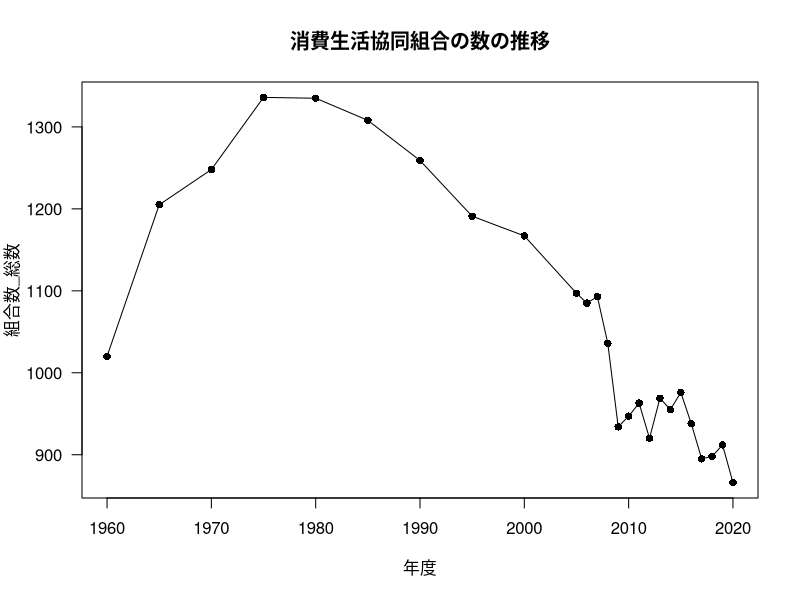
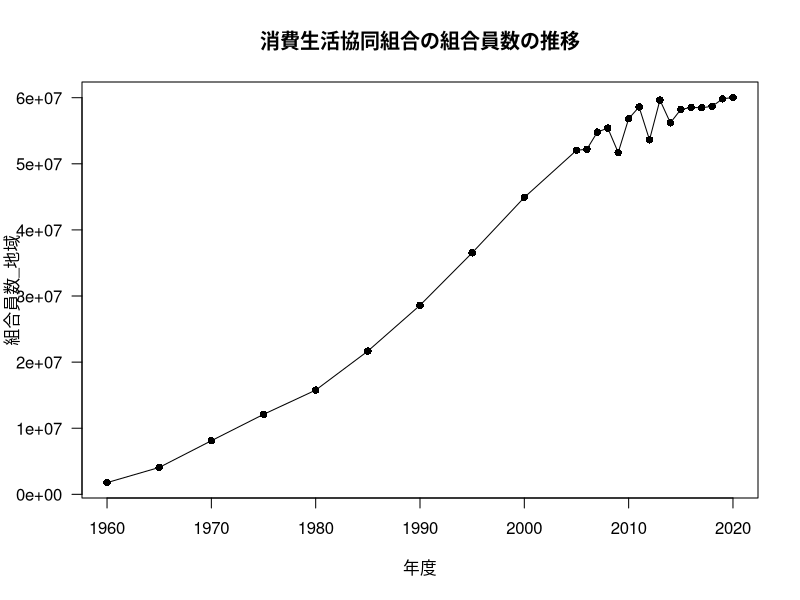
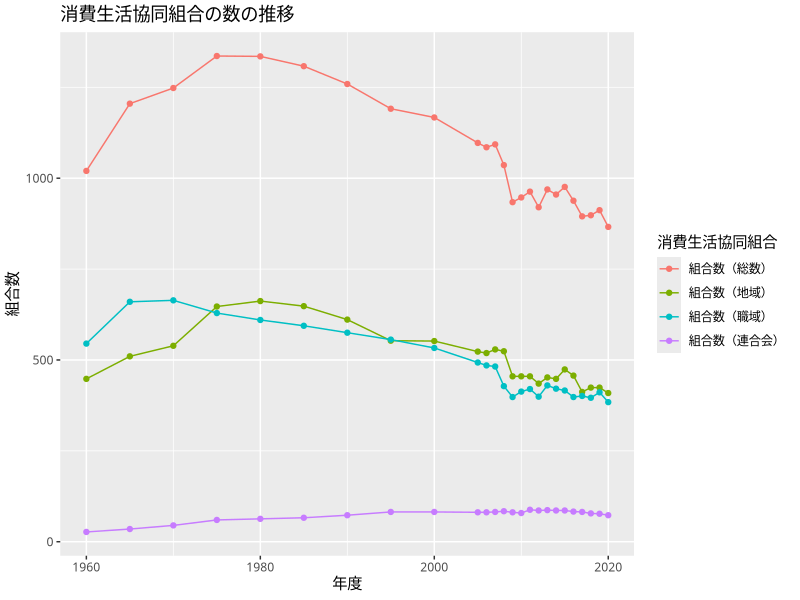
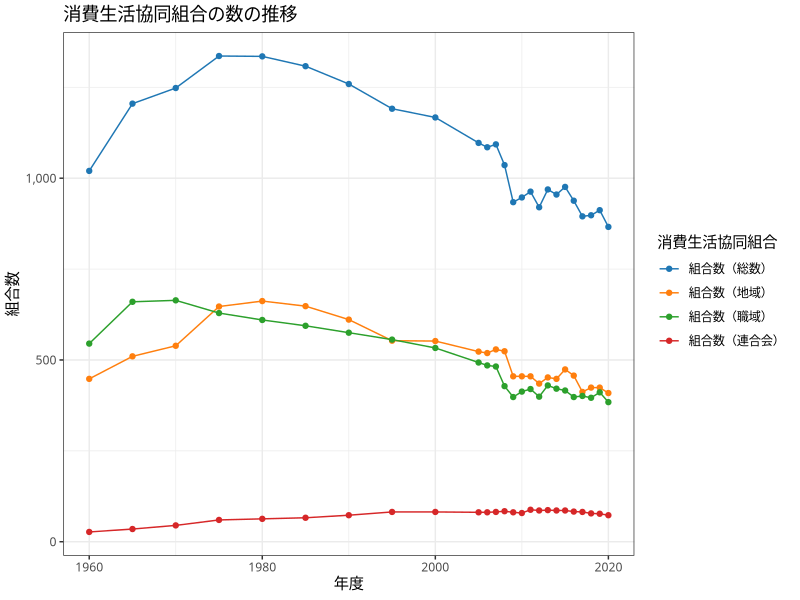
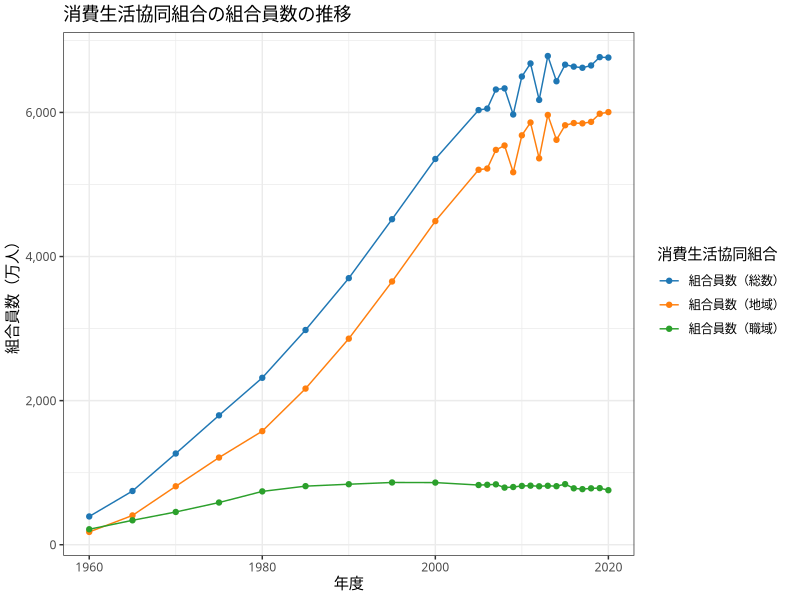
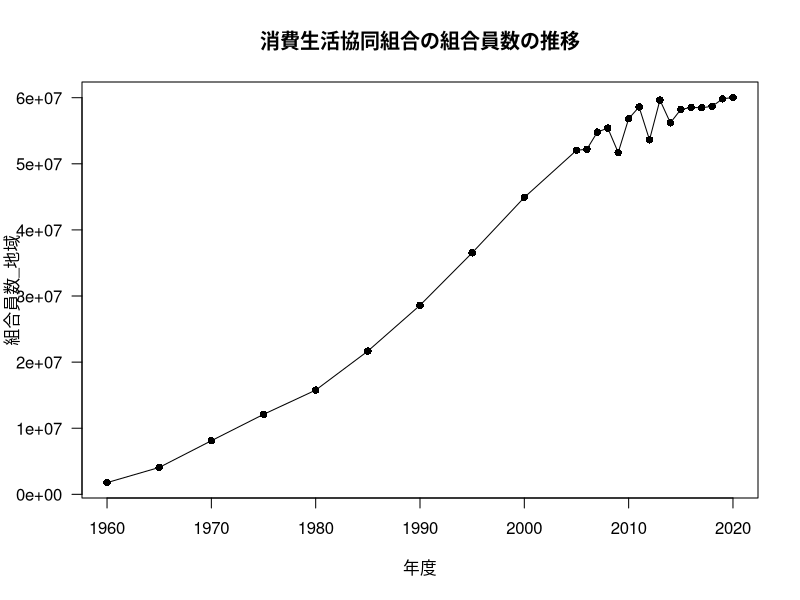
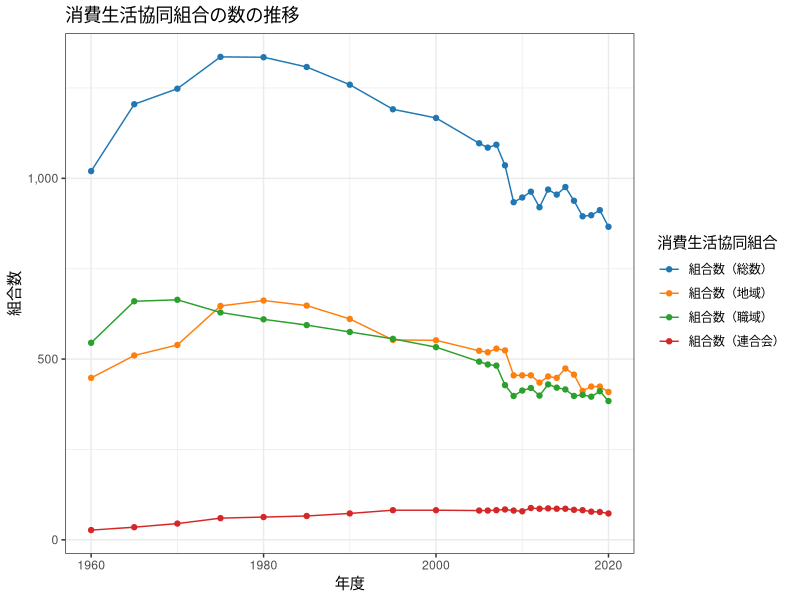
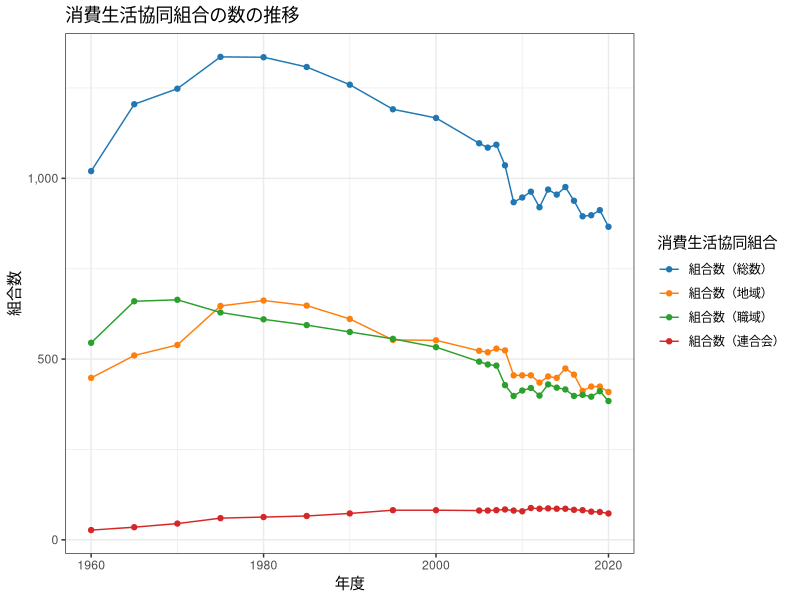

Write the R code that produced these figures, in order.
## ---- chunk 1
#| echo: false
#| message: false
library(readxl)
df <- readxl::read_excel("../data/2-1.xlsx", col_names = FALSE, skip = 2)
## ---- chunk 2
# 下にある注を削除
df <- df[-c(30:nrow(df)), ]

# ヘッダーを整理
tmp <- gsub("　", "", df[1, ])
tmp[3:5] <- tmp[2]
tmp[7:8] <- tmp[6]
tmp[10:11] <- tmp[9]
names(df) <- paste(tmp, gsub("　", "", df[2, ]), sep = "_")
names(df) <- sub("_NA", "", names(df))
df <- df[-c(1:3), ]

# 昭和32年という非表示の行を見つけて唖然とする
df[1, ]

# 年度を西暦に強引に変換する
df <- df[-1, ]
df[, "年度"] <- c(seq(35 + 1925, 2005, 5), seq(2006, 2020, 1))

# 列を数値型に変換する
df[, 2:ncol(df)] <- lapply(df[, 2:ncol(df)], as.double)

# 以下は好みであり，実行しなくてもよい
dfcoop <- data.frame(df)
## ---- chunk 3
head(dfcoop)
## ---- chunk 4
plot(dfcoop[, c("年度", "組合数_総数")], type = "o", main = "消費生活協同組合の数の推移", xlab = "年度", pch = 16, las = 1)
## ---- chunk 5
dfcoop[, "年度"]
## ---- chunk 6
plot(dfcoop[, c("年度", "組合員数_地域")], type = "o", main = "消費生活協同組合の組合員数の推移", xlab = "年度", pch = 16, las = 1)
## ---- chunk 7
outdir <- "./fig"
## ---- chunk 8
#| include: false
outdir <- "../fig"
## ---- chunk 9
if (!file.exists(outdir)) {
  dir.create(outdir)
}
## ---- chunk 10
#| results: 'hide'
pdf(file.path(outdir, "number_of_coop_members_plot.pdf"), width = 10, height = 10)
plot(dfcoop[, c("年度", "組合員数_地域")], type = "o", main = "消費生活協同組合の組合員数の推移", xlab = "年度", pch = 16, las = 1)
dev.off()
## ---- chunk 11
#| warning: false
library(ggplot2)

dfcoop2 <- reshape2::melt(dfcoop[, c("年度", grep("組合数_", names(dfcoop), value = TRUE))], id.vars = "年度")
names(dfcoop2)[2:3] <- c("消費生活協同組合", "組合数")

# _を（）に変換する
levels(dfcoop2[, "消費生活協同組合"])[grep("_", levels(dfcoop2[, "消費生活協同組合"]))] <- paste0(sub("_", "（", grep("_", levels(dfcoop2[, "消費生活協同組合"]), value = TRUE)), "）")
# factorではない場合
# dfcoop2[, "消費生活協同組合"] <- apply(dfcoop2[, "消費生活協同組合", drop = FALSE], 1, function(x) {
# if (grep("_", x)) {
#   x <- paste0(sub("_", "（", x), "）")
# }
# return(x)}
# )

g <- ggplot(data = dfcoop2) +
  geom_line(aes(x = 年度, y = 組合数, group = 消費生活協同組合, colour = 消費生活協同組合)) +
  geom_point(aes(x = 年度, y = 組合数, group = 消費生活協同組合, colour = 消費生活協同組合)) +
  ggtitle("消費生活協同組合の数の推移")
g + theme(text = element_text(family = "HiraKakuProN-W3"))
## ---- chunk 12
#| warning: false
# 便利なカラーパレット
library(ggsci)

g <- ggplot(data = dfcoop2) +
  geom_line(aes(x = 年度, y = 組合数, group = 消費生活協同組合, colour = 消費生活協同組合)) +
  geom_point(aes(x = 年度, y = 組合数, group = 消費生活協同組合, colour = 消費生活協同組合)) +
# scale_x_continuous(breaks = seq(1960, 2020, 10), minor_breaks = NULL) +
  scale_y_continuous(labels = scales::comma_format()) +
  ggtitle("消費生活協同組合の数の推移") +
  theme_bw() +
# theme_minimal() +
# theme_classic() +
  scale_color_d3()
g + theme(text = element_text(family = "HiraKakuProN-W3"))
## ---- chunk 13
#| warning: false
ggsave(g, file = file.path(outdir, "number_of_coop.pdf"), width = 8, height = 4)
ggsave(g, file = file.path(outdir, "number_of_coop.png"), width = 8, height = 4)
## ---- chunk 14
#| warning: false
dfcoop2 <- reshape2::melt(dfcoop[, c("年度", grep("組合員数_", names(dfcoop), value = TRUE))], id.vars = "年度")
names(dfcoop2)[2:3] <- c("消費生活協同組合", "組合員数")

# _を（）に変換する
levels(dfcoop2[, "消費生活協同組合"])[grep("_", levels(dfcoop2[, "消費生活協同組合"]))] <- paste0(sub("_", "（", grep("_", levels(dfcoop2[, "消費生活協同組合"]), value = TRUE)), "）")

g <- ggplot(data = dfcoop2) +
  geom_line(aes(x = 年度, y = 組合員数 / 10000, group = 消費生活協同組合, colour = 消費生活協同組合)) +
  geom_point(aes(x = 年度, y = 組合員数 / 10000, group = 消費生活協同組合, colour = 消費生活協同組合)) +
# scale_x_continuous(breaks = seq(1960, 2020, 10), minor_breaks = NULL) +
  scale_y_continuous(labels = scales::comma_format(), name = "組合員数（万人）") +
  ggtitle("消費生活協同組合の組合員数の推移") +
  theme_bw() +
  scale_color_d3()
g + theme(text = element_text(family = "HiraKakuProN-W3"))

ggsave(g, file = file.path(outdir, "number_of_coop_members.pdf"), width = 8, height = 4)
## ---- chunk 15
#| echo: false
#| message: false
df <- readxl::read_excel("../data/2-2.xlsx", col_names = FALSE, skip = 1)
## ---- chunk 16
#| warning: false
# 下にある注を削除
df <- df[-c(83:nrow(df)), ]

# ヘッダーを整理
tmp <- c(gsub("　|\r|\n", "", df[1, ])[1:3], gsub("　|\r|\n", "", df[2, ])[seq(5, 18, 3)])
df <- df[, c(1:2, 4, seq(5, 15, 3), 18)]
names(df) <- tmp
df <- df[-c(1:4), ]

# 組合数の行のみ抽出する
df <- df[df[, "組合種類"] == "組合数", ]

# 昭和32年という非表示の行を見つけて唖然とする
df[1, ]

# 年度を西暦に強引に変換する
df <- df[-1, ]
df[, "年度"] <- c(seq(35 + 1925, 2005, 5), seq(2006, 2020, 1))

# 列を数値型に変換する
df[df == "-"] <- ""
df[, 3:ncol(df)] <- lapply(df[, 3:ncol(df)], as.double)

# 以下は好みであり，実行しなくてもよい
dfcoop <- data.frame(df)

dfcoop2 <- reshape2::melt(dfcoop[, -which(names(dfcoop) == "組合種類")], id.vars = "年度")
names(dfcoop2)[2:3] <- c("消費生活協同組合", "組合数")

g <- ggplot(data = dfcoop2) +
  geom_line(aes(x = 年度, y = 組合数, group = 消費生活協同組合, colour = 消費生活協同組合)) +
  geom_point(aes(x = 年度, y = 組合数, group = 消費生活協同組合, colour = 消費生活協同組合)) +
# scale_x_continuous(breaks = seq(1960, 2020, 10), minor_breaks = NULL) +
  scale_y_continuous(labels = scales::comma_format()) +
  ggtitle("消費生活協同組合の事業種類別組合数の推移") +
  theme_bw() +
  scale_color_d3()

ggsave(g, file = file.path(outdir, "number_of_coop_types.pdf"), width = 8, height = 4)
